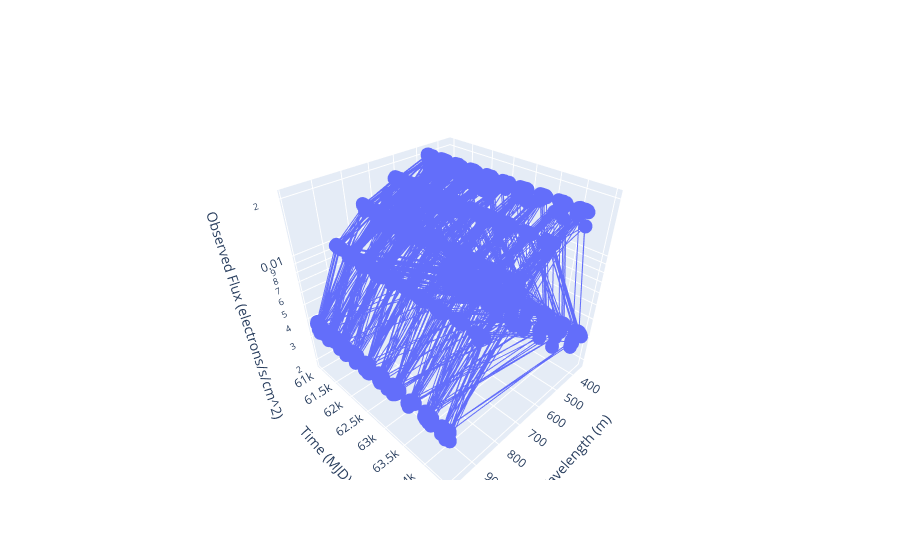

Notebook source saved alongside this figure:
### Markdown cell above
## Make a plot for one source
We pull off one observation and plot the errors on our observations for one selected source (here s``` eli = 19```)

### Code cell
# Plot results single source
####################################################################
import plotly.graph_objects as go
import matplotlib.ticker as ticker

bandstr_to_wavelength = {'u':360, 'g':475, 'r':620, 'i':755, 'z': 870, 'y': 985}
band_markers = {"u": "o", "g": "s", "r": "^", "i": "D", "z": "v", "y": "x",}
band_colors = {"u": "#0000FF", "g":"#00BFBF", "r": "#008000", "i": "#BFBF00", "z": "#FF0000", "y": "#BF00BF"}


seli = sel_src[0]
print(seli)
spot = sum(len(source_matches[i]) for i in sel_src if i < seli)
times = obs_t[spot : spot + len(source_matches[seli])]
ibands = bands[spot : spot + len(source_matches[seli])]
lc_obs = LCs[0][spot : spot + len(source_matches[seli])]
lc_obs_err = LCs[1][spot : spot + len(source_matches[seli])]
lc_true = LCs[2][spot : spot + len(source_matches[seli])]



times_flat = np.asarray(times).reshape(-1)
y_flat = np.asarray(lc_obs).reshape(-1)
yerr_flat = np.asarray(lc_obs_err).reshape(-1)
y_true_flat = np.asarray(lc_true).reshape(-1)

print(np.max(yerr_flat), np.mean(yerr_flat), np.min(yerr_flat))

print(y_flat)
# print(times)
# print(max(times))
# print(min(times))
# print(ibands)
# print(lc_obs)
# print(max(lc_obs))
# print(min(lc_obs))
# print(lc_err)

# print(f"ibands:{ibands}")



plt.figure(figsize=(14, 5))

for b in np.unique(band_strs):
    m = band_strs == b
    plt.errorbar(
        times_flat[m],
        y_flat[m],
        yerr=yerr_flat[m],
        fmt="none",
        color=band_colors[str(b)],
        ecolor=band_colors[str(b)],
        linestyle="none",
        capsize=2,
    )
    plt.plot(
        times_flat[m],
        y_flat[m],
        color=band_colors[b],
        marker=band_markers[b],
        label=b,
    )
    # ax1.plot(
    #     times_flat[m],
    #     y_true_flat[m],
    #     color="black",
    #     marker=band_markers[b],
    #     label=b,
    #     fillstyle="none",
    #     linewidth=0.25,
    # )
plt.title("Observed flux (+/- observed error) per day per observed band")
plt.yscale("log")
plt.xlabel("Time (MJD)")
plt.ylabel("Observed Flux (electrons/s/cm^2)")
plt.legend(title="Band")
plt.show()


fig, (ax1, ax2) = plt.subplots(
    2, 1,
    figsize=(10, 7),
    sharex=True,
    gridspec_kw={"height_ratios": [3, 1]}
)


wavelengths = []
band_strs= []
for i in range(len(ibands)):
    bandstr = idx_to_bandstr[ibands[i].item()]
    band_strs.append(bandstr)
    wavelengths.append(bandstr_to_wavelength[bandstr])
band_strs = np.asarray(band_strs).reshape(-1)
for b in np.unique(band_strs):
    m = band_strs == b
    ax1.errorbar(
        times_flat[m],
        y_flat[m],
        yerr=yerr_flat[m],
        fmt="none",
        color=band_colors[str(b)],
        ecolor=band_colors[str(b)],
        linestyle="none",
        capsize=2,
    )
    ax1.plot(
        times_flat[m],
        y_flat[m],
        color=band_colors[b],
        marker=band_markers[b],
        label=b,
    )
    # ax1.plot(
    #     times_flat[m],
    #     y_true_flat[m],
    #     color="black",
    #     marker=band_markers[b],
    #     label=b,
    #     fillstyle="none",
    #     linewidth=0.25,
    # )


ax1.set_title("Observed flux (+/- observed error) per day per observed band")
ax1.set_yscale("log")
ax1.set_xlabel("Time (MJD)")
ax1.set_ylabel("Observed Flux (erg/s/nm)")
ax1.legend(title="Band")
ymin, ymax = ax1.get_ylim()
ticks = np.array([
    m * 10**exp
    for exp in range(int(np.floor(np.log10(ymin))), int(np.ceil(np.log10(ymax))) + 1)
    for m in [1, 2, 5]
])
ticks = ticks[(ticks >= ymin) & (ticks <= ymax)]
ax1.yaxis.set_major_locator(ticker.FixedLocator(ticks))
ax1.yaxis.set_major_formatter(ticker.FixedFormatter([f"{t:.1e}" for t in ticks]))
ax2.set_xlim(ax1.get_xlim())
p_times = jnp.linspace(60981.002252, 65991.341370, num=len(perturbations))
ax2.plot(p_times, perturbations)
ax2.axhline(y=1, linestyle="--", linewidth=1, color="red")
ax2.set_yscale("log")
ax2.set_xlabel("Time (MJD)")
ax2.set_ylabel("Perturbations")
plt.tight_layout()
plt.savefig("standard_disk_lightcurve_with_perturbations.png", dpi=200)
plt.show()



fig = go.Figure(data=[go.Scatter3d(x=wavelengths, y=times, z=lc_obs.flatten())])
fig.update_layout(
    scene=dict(
        xaxis=dict(
            title="Wavelength (m)"
            # range=[1.9e-7, 9.0e-7]
        ),
        yaxis=dict(
            title="Time (MJD)"
            # range=[6300, 6600]
        ),
        zaxis=dict(
            title="Observed Flux (electrons/s/cm^2)", type="log"
        )
    )
)
fig.show(config={"scrollZoom": True})





# lc_err_mag = jnp.abs(
#     jax.vmap(I.mag_system.err)(
#         lc_obs, lc_err, survey_airmass[spot : spot + len(source_matches[seli])][:, None]
#     )
# )
# lc_obs_mag = jax.vmap(I.mag_system.flux_to_mag)(
#     ibands, lc_obs, survey_airmass[spot : spot + len(source_matches[seli])][:, None]
# )
# lc_true = LCs[2][spot : spot + len(source_matches[seli])]
# lc_true_mag = jax.vmap(I.mag_system.flux_to_mag)(
#     ibands, lc_true, survey_airmass[spot : spot + len(source_matches[seli])][:, None]
# )
# lc_err_true = LCs[3][spot : spot + len(source_matches[seli])]
# print("(true - obs) / err:", (lc_true - lc_obs) / lc_err)
# plt.hist(
#     (LCs[2] - LCs[0]) / LCs[1],
#     bins=25,
#     density=True,
#     alpha=0.6,
#     color="b",
#     label="(true - obs) / err",
# )
# plt.plot(
#     jnp.linspace(-5, 5, 100),
#     jax.scipy.stats.norm.pdf(jnp.linspace(-5, 5, 100)),
#     color="r",
#     linestyle="--",
#     label="Standard Normal",
# )

# plt.xlabel("(true - obs) / err")
# plt.title("Distribution of (true - observed) / error for a single source")
# plt.legend()
# plt.savefig(f"mock_lightcurve_residuals_source_{seli}.pdf", bbox_inches="tight")
# plt.show()
# plt.hist(
#     (LCs[2] - LCs[0]) / LCs[3],
#     bins=25,
#     density=True,
#     alpha=0.6,
#     color="b",
#     label="(true - obs) / err",
# )
# plt.plot(
#     jnp.linspace(-5, 5, 100),
#     jax.scipy.stats.norm.pdf(jnp.linspace(-5, 5, 100)),
#     color="r",
#     linestyle="--",
#     label="Standard Normal",
# )
# plt.xlabel("(true - obs) / err")
# plt.title("Distribution of (true - observed) / error_true for a single source")
# plt.legend()
# plt.savefig(f"mock_lightcurve_true_residuals_source_{seli}.pdf", bbox_inches="tight")
# plt.show()
# fig, ax = plt.subplots(figsize=(20, 20))
# for iband in np.unique(ibands):
#     sel_band = ibands == iband
#     ax.errorbar(
#         obs_t[spot : spot + len(source_matches[seli])][sel_band].flatten(),
#         lc_obs_mag[sel_band].flatten(),
#         yerr=lc_err_mag[sel_band].flatten(),
#         fmt="o",
#         label=f"Observed {I.throughput.bands[iband]}",
#         color=colours[iband],
#     )
#     ax.plot(
#         obs_t[spot : spot + len(source_matches[seli])][sel_band],
#         lc_true_mag[sel_band],
#         color=colours[iband],
#         linestyle="--",
#         linewidth=1,
#         label="True",
#     )
# ax.errorbar(
#     obs_t[spot : spot + len(source_matches[seli])].flatten(),
#     lc_obs.flatten(),
#     yerr=lc_err.flatten(),
#     color="r",
#     fmt="o",
#     label="Observed",
# )
# ax.set_title(f"Source {seli}")
# ax.text(0.05, 0.95, f"Source {seli}", transform=ax.transAxes, fontsize=8, verticalalignment="top")
# ax.set_ylim(18, 30)
# ax.invert_yaxis()
# # ax.set_xticks([])
# # ax.set_yticks([])
# spot += len(source_matches[seli])
# plt.savefig(f"mock_lightcurve_source_{seli}.pdf", bbox_inches="tight")
# plt.show()

### Figure 1 — Plotly figure (JSON) as saved in the notebook; plotly's stock layout.template omitted (floating-point values rounded to 4 significant figures; data arrays with more than 128 entries replaced by an {"elided": "..."} marker saying what was removed)
{"data": [{"type": "scatter3d", "x": {"elided": "15744 int values"}, "y": {"elided": "15744 float values"}, "z": {"elided": "15744 float values"}}], "layout": {"scene": {"xaxis": {"title": {"text": "Wavelength (m)"}}, "yaxis": {"title": {"text": "Time (MJD)"}}, "zaxis": {"title": {"text": "Observed Flux (electrons/s/cm^2)"}, "type": "log"}}}}
